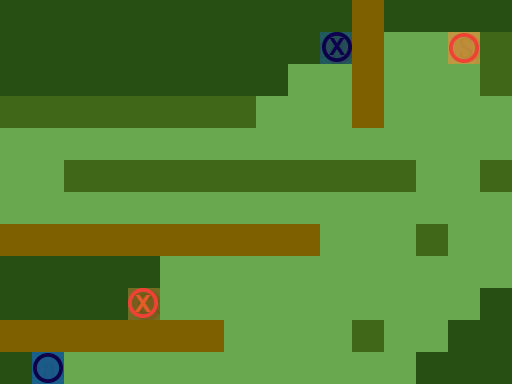

Below is a game level as drawn by its tile map, then a one-line description and the .tmx file that defines it, in full:
An orthogonal 16x12 tile map with 32x32 px tiles, 3 tile layers (Ground, Obstacles, Objects), 1 hidden layer not drawn.

<map version="1.0" orientation="orthogonal" renderorder="right-down" width="16" height="12" tilewidth="32" tileheight="32" nextobjectid="1">
 <tileset firstgid="1" name="TilesetPlaceholder" tilewidth="32" tileheight="32" tilecount="240" columns="10">
  <image source="../Tileset.png" width="320" height="768" />
 </tileset>
 <layer name="Ground" width="16" height="12">
  <data encoding="csv">
1,1,1,1,1,1,1,1,1,1,1,1,1,1,1,1,
1,1,1,1,1,1,1,1,1,1,1,1,1,1,1,1,
1,1,1,1,1,1,1,1,1,1,1,1,1,1,1,1,
1,1,1,1,1,1,1,1,1,1,1,1,1,1,1,1,
1,1,1,1,1,1,1,1,1,1,1,1,1,1,1,1,
1,1,1,1,1,1,1,1,1,1,1,1,1,1,1,1,
1,1,1,1,1,1,1,1,1,1,1,1,1,1,1,1,
1,1,1,1,1,1,1,1,1,1,1,1,1,1,1,1,
1,1,1,1,1,1,1,1,1,1,1,1,1,1,1,1,
1,1,1,1,1,1,1,1,1,1,1,1,1,1,1,1,
1,1,1,1,1,1,1,1,1,1,1,1,1,1,1,1,
1,1,1,1,1,1,1,1,1,1,1,1,1,1,1,1
</data>
 </layer>
 <layer name="Obstacles" width="16" height="12">
  <data encoding="csv">
42,42,42,42,42,42,42,42,42,42,42,41,42,42,42,42,
42,42,42,42,42,42,42,42,42,42,0,41,0,0,0,44,
42,42,42,42,42,42,42,42,42,0,0,41,0,0,0,44,
44,44,44,44,44,44,44,44,0,0,0,41,0,0,0,0,
0,0,0,0,0,0,0,0,0,0,0,0,0,0,0,0,
0,0,44,44,44,44,44,44,44,44,44,44,44,0,0,44,
0,0,0,0,0,0,0,0,0,0,0,0,0,0,0,0,
41,41,41,41,41,41,41,41,41,41,0,0,0,44,0,0,
42,42,42,42,42,0,0,0,0,0,0,0,0,0,0,0,
42,42,42,42,0,0,0,0,0,0,0,0,0,0,0,0,
41,41,41,41,41,41,41,0,0,0,0,44,0,0,0,0,
0,0,0,0,0,0,0,0,0,0,0,0,0,0,0,0
</data>
 </layer>
 <layer name="Objects" width="16" height="12">
  <data encoding="csv">
0,0,0,0,0,0,0,0,0,0,0,0,0,0,0,0,
0,0,0,0,0,0,0,0,0,0,182,0,0,0,81,0,
0,0,0,0,0,0,0,0,0,0,0,0,0,0,0,0,
0,0,0,0,0,0,0,0,0,0,0,0,0,0,0,0,
0,0,0,0,0,0,0,0,0,0,0,0,0,0,0,0,
0,0,0,0,0,0,0,0,0,0,0,0,0,0,0,0,
0,0,0,0,0,0,0,0,0,0,0,0,0,0,0,0,
0,0,0,0,0,0,0,0,0,0,0,0,0,0,0,0,
0,0,0,0,0,0,0,0,0,0,0,0,0,0,0,0,
0,0,0,0,181,0,0,0,0,0,0,0,0,0,0,42,
0,0,0,0,0,0,0,0,0,0,0,0,0,0,42,42,
42,82,0,0,0,0,0,0,0,0,0,0,0,42,42,42
</data>
 </layer>
 <layer name="Solution" width="16" height="12" visible="0">
  <data encoding="csv">
0,0,0,0,0,0,0,0,0,0,0,0,0,0,0,0,
0,0,0,0,0,0,0,0,0,0,0,0,222,222,0,0,
0,0,0,0,0,0,0,0,0,0,232,0,222,0,0,0,
0,0,0,0,0,0,0,0,0,0,232,0,222,0,0,0,
0,232,232,232,232,232,232,232,232,232,232,221,221,221,0,0,
0,232,0,0,0,0,0,0,0,0,0,0,0,222,0,0,
0,233,233,233,233,232,233,233,233,233,233,0,0,222,222,222,
0,0,0,0,0,0,0,0,0,0,233,0,0,0,0,222,
0,0,0,0,0,0,222,222,222,222,222,222,222,222,222,222,
0,0,0,0,222,222,222,232,0,0,0,0,0,0,0,0,
0,0,0,0,0,0,0,232,0,0,0,0,0,0,0,0,
0,0,232,232,232,232,232,232,0,0,0,0,0,0,0,0
</data>
 </layer>
</map>
